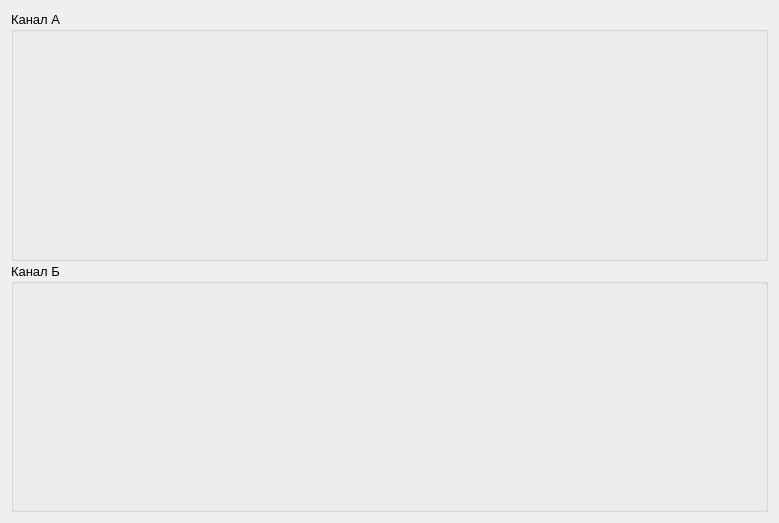
<?xml version="1.0" encoding="UTF-8"?>
<ui version="4.0">
 <class>Form</class>
 <widget class="QWidget" name="Form">
  <property name="geometry">
   <rect>
    <x>0</x>
    <y>0</y>
    <width>779</width>
    <height>523</height>
   </rect>
  </property>
  <property name="windowTitle">
   <string>Form</string>
  </property>
  <layout class="QGridLayout" name="gridLayout">
   <property name="leftMargin">
    <number>5</number>
   </property>
   <property name="topMargin">
    <number>5</number>
   </property>
   <property name="rightMargin">
    <number>5</number>
   </property>
   <property name="bottomMargin">
    <number>5</number>
   </property>
   <item row="1" column="0">
    <widget class="QWidget" name="graph_widget" native="true">
     <property name="sizePolicy">
      <sizepolicy hsizetype="Expanding" vsizetype="Expanding">
       <horstretch>0</horstretch>
       <verstretch>0</verstretch>
      </sizepolicy>
     </property>
     <layout class="QGridLayout" name="gridLayout_4">
      <property name="leftMargin">
       <number>2</number>
      </property>
      <property name="topMargin">
       <number>2</number>
      </property>
      <property name="rightMargin">
       <number>2</number>
      </property>
      <property name="bottomMargin">
       <number>2</number>
      </property>
      <property name="spacing">
       <number>2</number>
      </property>
      <item row="0" column="0">
       <layout class="QVBoxLayout" name="verticalLayout_graph" stretch="0,0">
        <property name="spacing">
         <number>2</number>
        </property>
        <property name="leftMargin">
         <number>1</number>
        </property>
        <property name="topMargin">
         <number>1</number>
        </property>
        <property name="rightMargin">
         <number>1</number>
        </property>
        <property name="bottomMargin">
         <number>1</number>
        </property>
        <item>
         <layout class="QHBoxLayout" name="horizontalLayout_4" stretch="10">
          <property name="spacing">
           <number>3</number>
          </property>
          <property name="leftMargin">
           <number>1</number>
          </property>
          <property name="topMargin">
           <number>1</number>
          </property>
          <property name="rightMargin">
           <number>1</number>
          </property>
          <property name="bottomMargin">
           <number>1</number>
          </property>
          <item>
           <layout class="QVBoxLayout" name="verticalLayout_5" stretch="1,1">
            <property name="spacing">
             <number>2</number>
            </property>
            <property name="sizeConstraint">
             <enum>QLayout::SetDefaultConstraint</enum>
            </property>
            <property name="leftMargin">
             <number>2</number>
            </property>
            <property name="topMargin">
             <number>2</number>
            </property>
            <property name="rightMargin">
             <number>2</number>
            </property>
            <property name="bottomMargin">
             <number>2</number>
            </property>
            <item>
             <widget class="QGroupBox" name="groupBox_4">
              <property name="minimumSize">
               <size>
                <width>0</width>
                <height>0</height>
               </size>
              </property>
              <property name="font">
               <font>
                <pointsize>10</pointsize>
               </font>
              </property>
              <property name="styleSheet">
               <string notr="true"/>
              </property>
              <property name="title">
               <string>Канал А</string>
              </property>
              <layout class="QHBoxLayout" name="horizontalLayout_7" stretch="1">
               <property name="spacing">
                <number>2</number>
               </property>
               <property name="leftMargin">
                <number>2</number>
               </property>
               <property name="topMargin">
                <number>2</number>
               </property>
               <property name="rightMargin">
                <number>2</number>
               </property>
               <property name="bottomMargin">
                <number>2</number>
               </property>
               <item>
                <layout class="QHBoxLayout" name="vLayout_pips">
                 <property name="spacing">
                  <number>0</number>
                 </property>
                 <property name="leftMargin">
                  <number>2</number>
                 </property>
                 <property name="topMargin">
                  <number>2</number>
                 </property>
                 <property name="rightMargin">
                  <number>2</number>
                 </property>
                 <property name="bottomMargin">
                  <number>2</number>
                 </property>
                </layout>
               </item>
              </layout>
             </widget>
            </item>
            <item>
             <widget class="QGroupBox" name="groupBox_5">
              <property name="minimumSize">
               <size>
                <width>0</width>
                <height>0</height>
               </size>
              </property>
              <property name="font">
               <font>
                <pointsize>10</pointsize>
               </font>
              </property>
              <property name="styleSheet">
               <string notr="true"/>
              </property>
              <property name="title">
               <string>Канал Б</string>
              </property>
              <layout class="QHBoxLayout" name="horizontalLayout_8" stretch="1">
               <property name="spacing">
                <number>2</number>
               </property>
               <property name="leftMargin">
                <number>2</number>
               </property>
               <property name="topMargin">
                <number>2</number>
               </property>
               <property name="rightMargin">
                <number>2</number>
               </property>
               <property name="bottomMargin">
                <number>2</number>
               </property>
               <item>
                <layout class="QVBoxLayout" name="vLayout_sipm">
                 <property name="spacing">
                  <number>0</number>
                 </property>
                 <property name="leftMargin">
                  <number>2</number>
                 </property>
                 <property name="topMargin">
                  <number>2</number>
                 </property>
                 <property name="rightMargin">
                  <number>2</number>
                 </property>
                 <property name="bottomMargin">
                  <number>2</number>
                 </property>
                </layout>
               </item>
              </layout>
             </widget>
            </item>
           </layout>
          </item>
         </layout>
        </item>
        <item>
         <layout class="QVBoxLayout" name="vLayout_ser_connect">
          <property name="spacing">
           <number>0</number>
          </property>
          <property name="leftMargin">
           <number>0</number>
          </property>
          <property name="topMargin">
           <number>0</number>
          </property>
          <property name="rightMargin">
           <number>0</number>
          </property>
          <property name="bottomMargin">
           <number>0</number>
          </property>
         </layout>
        </item>
       </layout>
      </item>
     </layout>
    </widget>
   </item>
  </layout>
 </widget>
 <resources/>
 <connections/>
</ui>
